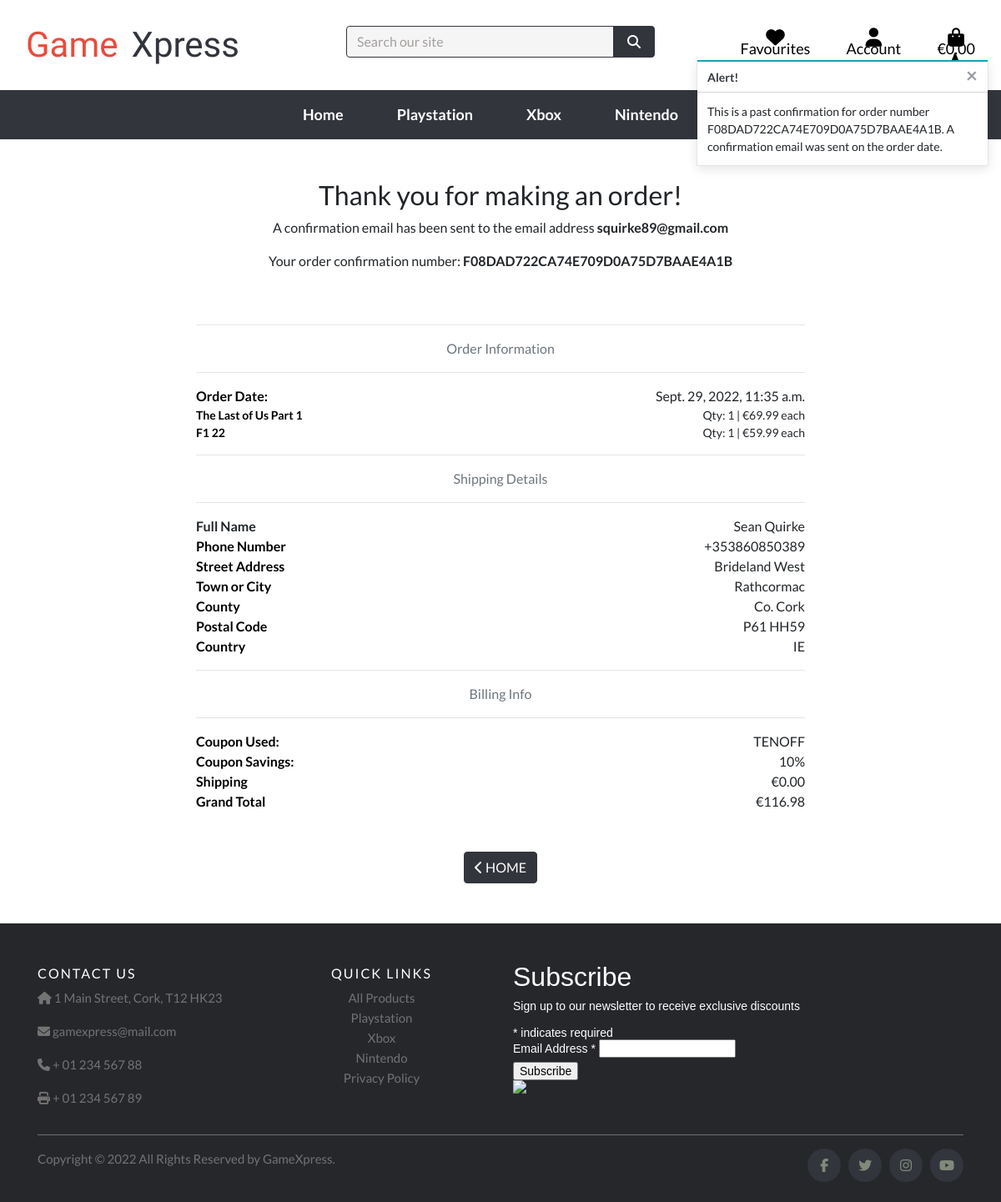
The app's page /profile/order_history/F08DAD722CA74E709D0A75D7BAAE4A1B with its own data.
### checkout/models.py (models this page shows, shortened)
class Order(models.Model):
    order_number = models.CharField(max_length=32, null=False, editable=False)
    user_profile = models.ForeignKey(UserProfile, on_delete=models.SET_NULL,
                                     null=True, blank=True,
                                     related_name='orders')
    full_name = models.CharField(max_length=50, null=False, blank=False)
    email = models.EmailField(max_length=254, null=False, blank=False)
    phone_number = models.CharField(max_length=20, null=False, blank=False)
    country = CountryField(blank_label='Country *', null=False, blank=False)
    postcode = models.CharField(max_length=20, null=True, blank=True)
    town_or_city = models.CharField(max_length=40, null=False, blank=False)
    street_address1 = models.CharField(max_length=80, null=False, blank=False)
    street_address2 = models.CharField(max_length=80, null=True, blank=True)
    county = models.CharField(max_length=80, null=True, blank=True)
    date = models.DateTimeField(auto_now_add=True)
    delivery_cost = models.DecimalField(max_digits=6,
                                        decimal_places=2,
                                        null=False, default=0)
    order_total = models.DecimalField(max_digits=10,
                                      decimal_places=2,
                                      null=False, default=0)
    grand_total = models.DecimalField(max_digits=10,
                                      decimal_places=2,
                                      null=False, default=0)
    original_basket = models.TextField(
        null=False, blank=False, default=''
    )
    stripe_pid = models.CharField(
        max_length=254, null=False,
        blank=False, default=''
    )
    coupon = models.ForeignKey(
        Coupon, on_delete=models.SET_NULL, null=True, blank=True)
    order_total = models.DecimalField(
        max_digits=10, decimal_places=2, null=False, default=0)

class OrderLineItem(models.Model):
    order = models.ForeignKey(Order, null=False, blank=False,
                              on_delete=models.CASCADE,
                              related_name='lineitems')
    product = models.ForeignKey(Product, null=False,
                                blank=False, on_delete=models.CASCADE)
    quantity = models.IntegerField(null=False, blank=False, default=0)
    lineitem_total = models.DecimalField(max_digits=6, decimal_places=2,
                                         null=False, blank=False,
                                         editable=False)

### products/models.py (models this page shows, shortened)
class Product(models.Model):
    category = models.ForeignKey(
        'Category', null=True, blank=True, on_delete=models.SET_NULL
        )
    sku = models.CharField(
        max_length=254, null=True, blank=True
        )
    name = models.CharField(max_length=254)
    description = models.TextField()
    genre = models.CharField(
        max_length=254, blank=True, default=True
        )
    price = models.DecimalField(
        max_digits=6, decimal_places=2
        )
    rating = models.DecimalField(
        max_digits=6, decimal_places=2, null=True, blank=True)
    image_url = models.URLField(
        max_length=1024, null=True, blank=True
        )
    image = models.ImageField(
        null=True, blank=True)

### basket/models.py (models this page shows)
class Coupon(models.Model):
    code = models.CharField(max_length=10, unique=True)
    amount = models.IntegerField(validators=[
        MinValueValidator(0), MaxValueValidator(100)])
    def __str__(self):
        return self.code

### profiles/views.py (the view)
# urls.py: path('order_history/<order_number>', views.order_history, name='\
def order_history(request, order_number):
    order = get_object_or_404(Order, order_number=order_number)
    messages.info(request, (
        f'This is a past confirmation for order number {order_number}. '
        'A confirmation email was sent on the order date.'
    ))
    template = 'checkout/checkout_success.html'
    context = {
        'order': order,
        'from_profile': True,
    }
    return render(request, template, context)

### checkout/templates/checkout/checkout_success.html (shortened to what this page needs)
{% extends "base.html" %}
{% load static %}
{% load basket_tools %}
{% block extra_css %}
<link rel="stylesheet" href="{% static 'css/checkout.css' %}">
{% endblock %}
{% block content %}
<div class="overlay"></div>
<div class="container">
    <div class="row">
        <div class="col">
            <h2 class="text-center mt-5">Thank you for making an order!</h2>
            <p class="text-center">A confirmation email has been sent to the email address
                <strong>{{ order.email }}</strong></p>
            <p class="text-center basket-1">Your order confirmation number: <strong
                    class="order-num">{{ order.order_number }}</strong></p>
        </div>
    </div>
    <div class="row mb-5">
        <div class="col-md-12 col-sm-12 col-xs-12 col-lg-8 offset-lg-2">
            <div class="row">
                <div class="col">
                    <hr class="mt-5">
                    <p class="text-muted text-center">Order Information</p>
                    <hr>
                </div>
            </div>
            <div class="row">
                <div class="col-12 col-md-4">
                    <p class="mb-0 text-black font-weight-bold">Order Date:</p>
                </div>
                <div class="col-12 col-md-8 text-md-right">
                    <p class="mb-0">{{ order.date }}</p>
                </div>
            </div>
            {% for item in order.lineitems.all %}
            <div class="row">
                <div class="col-12 col-md-4">
                    <p class="small mb-0 text-black font-weight-bold">
                        {{ item.product.name }}
                    </p>
                </div>
                <div class="col-12 col-md-8 text-md-right">
                    <p class="small mb-0"> Qty: {{ item.quantity }} | €{{ item.product.price }} each</p>
                </div>
            </div>
            {% endfor %}
            <div class="row">
                <div class="col">
                    <hr>
                    <p class="text-muted text-center">Shipping Details</p>
                    <hr>
                </div>
            </div>
            <div class="row">
                <div class="col-12 col-md-4">
                    <p class="mb-0 font-weight-bold">Full Name</p>
                </div>
                <div class="col-12 col-md-8 text-md-right">
                    <p class="mb-0">{{ order.full_name }}</p>
                </div>
            </div>
            <div class="row">
                <div class="col-12 col-md-4">
                    <p class="mb-0 text-black font-weight-bold">Phone Number</p>
                </div>
                <div class="col-12 col-md-8 text-md-right">
                    <p class="mb-0">{{ order.phone_number }}</p>
                </div>
            </div>
            <div class="row">
                <div class="col-12 col-md-4">
                    <p class="mb-0 text-black font-weight-bold">Street Address</p>
                </div>
                <div class="col-12 col-md-8 text-md-right">
                    <p class="mb-0">{{ order.street_address1 }}</p>
                </div>
            </div>
            <div class="row">
                <div class="col-12 col-md-4">
                    <p class="mb-0 text-black font-weight-bold">Town or City</p>
                </div>
                <div class="col-12 col-md-8 text-md-right">
                    <p class="mb-0">{{ order.town_or_city }}</p>
                </div>
            </div>
            {% if order.county %}
            <div class="row">
                <div class="col-12 col-md-4">
                    <p class="mb-0 text-black font-weight-bold">County</p>
                </div>
                <div class="col-12 col-md-8 text-md-right">
                    <p class="mb-0">{{ order.county }}</p>
                </div>
            </div>
            {% endif %}
            {% if order.postcode %}
            <div class="row">
                <div class="col-12 col-md-4">
                    <p class="mb-0 text-black font-weight-bold">Postal Code</p>
                </div>
                <div class="col-12 col-md-8 text-md-right">
                    <p class="mb-0">{{ order.postcode }}</p>
                </div>
            </div>
            {% endif %}
            <div class="row">
                <div class="col-12 col-md-4">
                    <p class="mb-0 text-black font-weight-bold">Country</p>
                </div>
                <div class="col-12 col-md-8 text-md-right">
                    <p class="mb-0">{{ order.country }}</p>
                </div>
            </div>
            <div class="row">
                <div class="col">
                    <hr>
                    <p class="text-muted text-center">Billing Info</p>
                    <hr>
                </div>
            </div>
            {% if order.coupon %}
            <div class="row">
                <div class="col-12 col-md-4">
                    <p class="mb-0 text-black font-weight-bold">Coupon Used:</p>
                </div>
                <div class="col-12 col-md-8 text-md-right">
                    <p class="mb-0">{{ order.coupon }}</p>
                </div>
            </div>
            {% endif %}
            {% if order.coupon %}
            <div class="row">
                <div class="col-12 col-md-4">
                    <p class="mb-0 text-black font-weight-bold">Coupon Savings:</p>
                </div>
                <div class="col-12 col-md-8 text-md-right">
                    <p class="mb-0">{{ order.coupon.amount }}%</p>
                </div>
            </div>
            {% endif %}
            {% if order.coupon %}
            <div class="row">
                <div class="col-12 col-md-4">
                    <p class="mb-0 text-black font-weight-bold">Shipping</p>
                </div>
                <div class="col-12 col-md-8 text-md-right">
                    <p class="mb-0">€{{ order.delivery_cost }}</p>
                </div>
            </div>
            {% endif %}
            {% if order.coupon %}
            <div class="row">
                <div class="col-12 col-md-4">
                    <p class="mb-0 text-black font-weight-bold">Grand Total</p>
                </div>
                <div class="col-12 col-md-8 text-md-right">
                    <p class="mb-0">€{{ order.order_total }}</p>
                </div>
            </div>
                {% endif %}
                 </div>
            </div>
        </div>
<div class="row">
    <div class="col-12 text-center">
        {% if user_profile %}
        <a href="{% url 'profile' %}" class="btn btn-black border-black rounded-1 bg-white">
            <i class="fas fa-chevron-left"></i> <span class="text-uppercase">Profile</span>
        </a>
        {% else %}
        <a href="{% url 'home' %}" class="btn btn-black border-black rounded-1 text-white mb-5">
            <i class="fas fa-chevron-left"></i> <span class="text-uppercase">Home</span>
        </a>
        {% endif %}
    </div>
</div>
{% endblock %}

### static/css/base.css (style rules this page uses)
html { height: 100%; }
body { font-family: 'Lato'; min-height: calc(100vh - 246.71 - 417.91); }
.text-black { color: #000 !important; }
.border-black { border: 1px solid #33353d !important; }
.btn-black { background: #33353d!important; }
.overlay { height: 100%; width: 100%; top: 0; left: 0; position: fixed; background: white; z-index: -1; }

### records on screen
Order: email "squirke89@gmail.com", order_number "F08DAD722CA74E709D0A75D7BAAE4A1B", date "Sept. 29, 2022, 11:35 a.m.", full_name "Sean Quirke", phone_number "+353860850389", street_address1 "Brideland West", town_or_city "Rathcormac", county "Co. Cork", postcode "P61 HH59", country "IE", coupon "TENOFF", coupon.amount "10", delivery_cost "0.00", order_total "116.98"
OrderLineItem: product.name "The Last of Us Part 1", quantity "1", product.price "69.99"
OrderLineItem: product.name "F1 22", quantity "1", product.price "59.99"

### other values on screen
{{ message }} "This is a past confirmation for order number F08DAD722CA74E709D0A75D7BAAE4A1B. A confirmation email was sent on the order date."
